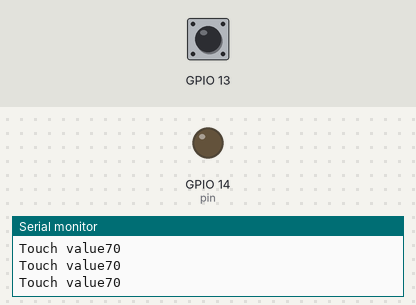
Simulated run of this sketch. Board: ESP32. Shown: output pins drawn as LEDs (lit = HIGH), the last lines printed to the serial monitor. The test bench sets the inputs (shaded band); at power-on: GPIO 13 HIGH.

Above: at 2.8 s.
2.9 s: GPIO 13 pulled LOW for 1.2 s
At 3.8 s:
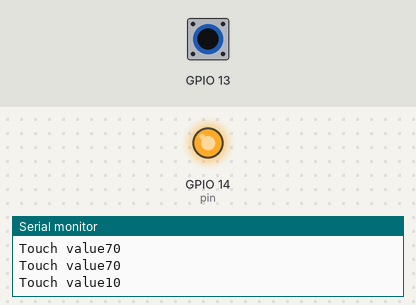
6.5 s: GPIO 13 pulled LOW for 3.2 s
At 10.4 s:
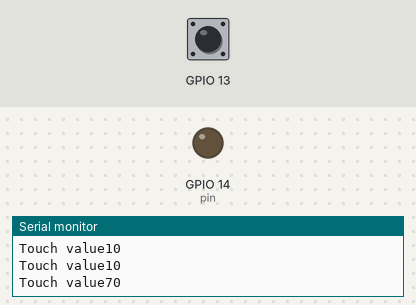
Timing chart, 0 to 11.9 s (numbered marks = the images above; inputs shaded):
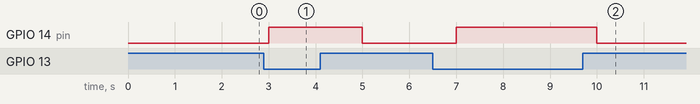

The sketch:

touch_code.ino
```cpp
// C++ code
//
const int pin =14;
int value=0;
void setup()
{
  pinMode(pin, OUTPUT);
    Serial.begin(115200);

}

void loop()
{

  value = touchRead(13);
  Serial.print("Touch value");
  Serial.println(value);
  if(value<=40){
  digitalWrite(pin,HIGH);
  }else{
  digitalWrite(pin,LOW);
  }
  delay(1000);
}
```

Measured:
- after the input at 2.9 s, GPIO 14 (pin): LOW → HIGH after 0.10 s, → LOW 2.0 s later
- after the input at 6.5 s, GPIO 14 (pin): LOW → HIGH after 0.50 s, → LOW 3.0 s later
